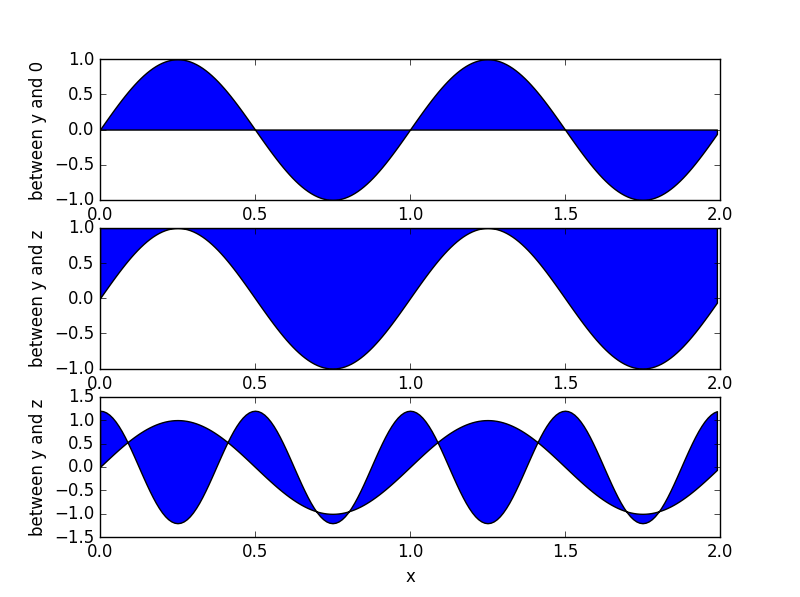

Python code for this plot:
#MARTHA ELENA NIEVES MORA
#LABORATORIO 3B
#EJERCICIO 4



import matplotlib.pyplot as plt
import numpy as np


x=np.arange(0.0,2,0.01)

y=np.sin(2*np.pi*x)
z=1.2*np.cos(4*np.pi*x)

plt.subplot(3,1,1)
plt.fill_between(x,0,y)
plt.ylabel('between y and 0')

plt.subplot(3,1,2)
plt.fill_between(x,y,1)
plt.ylabel('between y and z')

plt.subplot(3,1,3)
plt.fill_between(x,y,z)
plt.ylabel('between y and z')
plt.xlabel('x')

plt.show()
